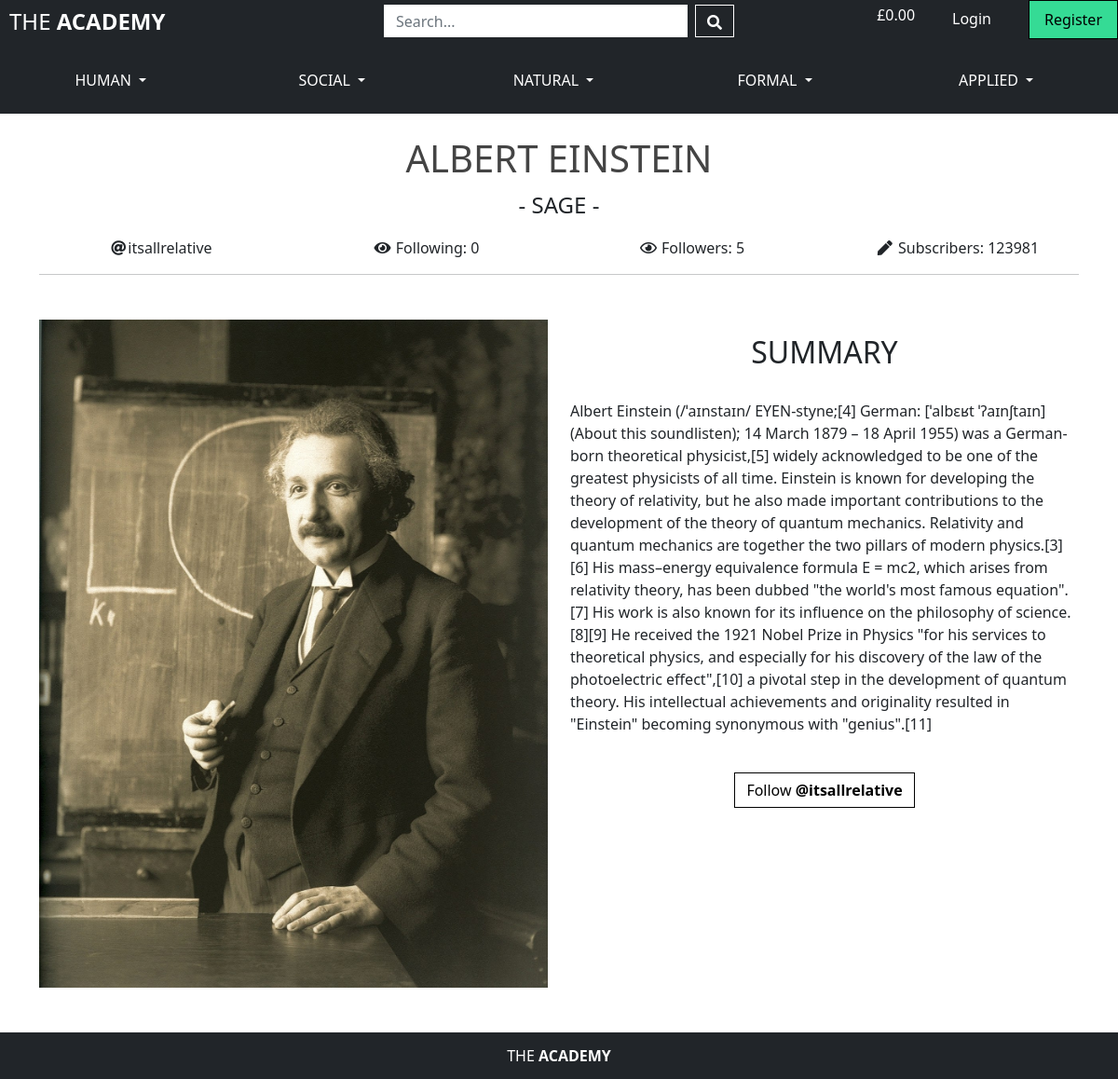
The page /academics/1 on the database its author committed.
### academics/models.py (models this page shows, shortened)
class Academic(models.Model):
    user = models.OneToOneField(User, on_delete=models.CASCADE, null=True, blank=True)
    name = models.CharField(max_length=70)
    username = models.CharField(max_length=15)  # to delete?
    default_email = models.EmailField(max_length=254, blank=True)
    default_phone_number = models.CharField(max_length=20, blank=True)
    default_country = CountryField(blank_label='Country', blank=True)
    default_postcode = models.CharField(max_length=20, blank=True)
    default_town_or_city = models.CharField(max_length=40, blank=True)
    default_street_address1 = models.CharField(max_length=80, blank=True)
    default_street_address2 = models.CharField(max_length=80, blank=True)
    default_county = models.CharField(max_length=80, blank=True)
    about = models.TextField()
    level = models.DecimalField(max_digits=4, decimal_places=1, blank=True)
    image = models.ImageField(blank=True)
    following = models.ManyToManyField('self', symmetrical=False, blank=True)
    subscribers = models.DecimalField(max_digits=9, decimal_places=0, blank=True)
    class Meta:
        ordering = ['name']

### academics/views.py (the view)
# urls.py: path('<academic_id>', views.academic_profile, name='academic_profile'),
def academic_profile(request, academic_id):
    academic = get_object_or_404(Academic, pk=academic_id)
    followers = academic.academic_set.all().count()
    context = {
        'academic': academic,
        'followers': followers,
    }
    return render(request, 'academics/academic_profile.html', context)

### bag/contexts.py (called while the page is built, shortened)
def bag_contents(request):
    bag_articles = []
    bag_subscriptions = []
    bag_total = 0
    article_count = 0
    subscription_count = 0
    bag = request.session.get('bag', {})
    context = {
        'bag_articles': bag_articles,
        'bag_subscriptions': bag_subscriptions,
        'bag_total': bag_total,
        'article_count': article_count,
        'subscription_count': subscription_count,
    }
    return context

### academics/templates/academics/academic_profile.html
{% extends "base.html" %}
{% load static %}
{% block page_header %}
<div class="container">
    <div class="row">
        <h1 id="header" class="center uppercase mt-4">{{ academic.name }}</h1>
        <p class="fs-4 center">
            {% if academic.level >= 80 %}
                <span>- SAGE -</span>
            {% elif academic.level < 80 and academic.level >= 60 %}
                <span>- SAVANT -</span>
            {% elif academic.level < 60 and academic.level >= 40 %}
                <span>- PROFESSOR -</span>
            {% elif academic.level < 40 and academic.level >= 20 %}
                <span>- ACADEMIC -</span>
            {% elif academic.level < 20 %}
                <span>- STUDENT -</span>
            {% endif %}
        </p>
    </div>
    <div class="row">
        <div class="col-3">
            <p class="center"><i class="fas fa-at fa-fw"></i>{{ academic.username }}</p>
        </div>
        <div class="col-3">
            <p class="center"><i class="fas fa-eye fa-fw"></i> Following: {{ academic.following.all.count }}</p>
        </div>
        <div class="col-3">
            <p class="center"><i class="far fa-eye fa-fw"></i> Followers: {{ followers }}</p>
        </div>
        <div class="col-3">
            <p class="center"> <i class="fas fa-pen fa-fw"></i> Subscribers: {{ academic.subscribers }}</p>
        </div>
    </div>
    <hr class="py-0 my-0">
</div>
{% endblock %}
{% block content %}
    <div id="main-content" class="container">
        <div class="row">
            <div class="col-6 my-5">
                <a href="{{ academic.image.url }}" target="_blank">
                    <img class="article-image" src="{{ academic.image.url }}"  alt="{{ academic.name }}">
                </a>
            </div>
            <div class="col-6">
                <div class="row">
                    <h2 class="center mt-3 pt-5">SUMMARY</h2>
                </div>
                <div class="row">
                    <p class="mt-4">{{ academic.about }}</p>
                </div>
                <div class="row">
                    <div class="col center">
                        <a id="follow-button" href="#" class="btn text mt-4">Follow <strong>@{{ academic.username }}</strong></a>
                    </div>
                </div>
            </div>
        </div>
    </div>
{% endblock %}

### static/css/base.css (style rules this page uses)
html { font-family: Montserrat, sans-serif; font-size: 16px; }
.center { text-align: center; }
.uppercase { text-transform: uppercase; }
#header { color: #444444; }
#main-content { min-height: 750px; }
.article-image { max-width: 100%; }
#follow-button { background-color: white; color: black; border: 1px solid black; border-radius: 0px; }

### rows shown on the page
Academic: name "ALBERT EINSTEIN", username "itsallrelative", following.all.count "0", subscribers "123981", image (picture), about "Albert Einstein (/ˈaɪnstaɪn/ EYEN-styne;[4] German: [ˈalbɛʁt ˈʔaɪnʃtaɪn] (About this soundlisten); 14 March 1879 – 18 April 1955) was a German-born theoretical physicist,[5] widely acknowledged to be one of the greatest physicists of all time. Einstein is known for developing the theory of relativity, but he also made important contributions to the development of the theory of quantum mechanics. Relativity and quantum mechanics are together the two pillars of modern physics.[3][6] His mass–energy equivalence formula E = mc2, which arises from relativity theory, has been dubbed \"the world's most famous equation\".[7] His work is also known for its influence on the philosophy of science.[8][9]…"

### other values the page prints
{{ followers }} "5"
